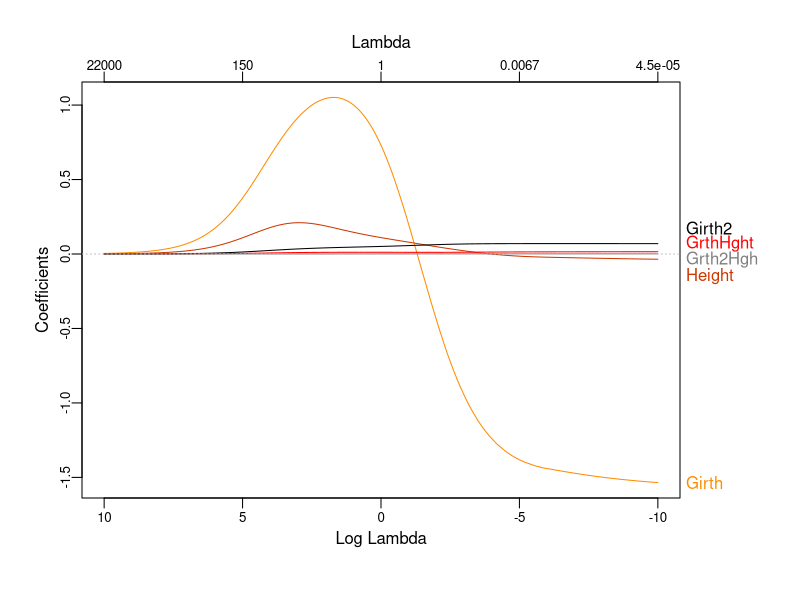
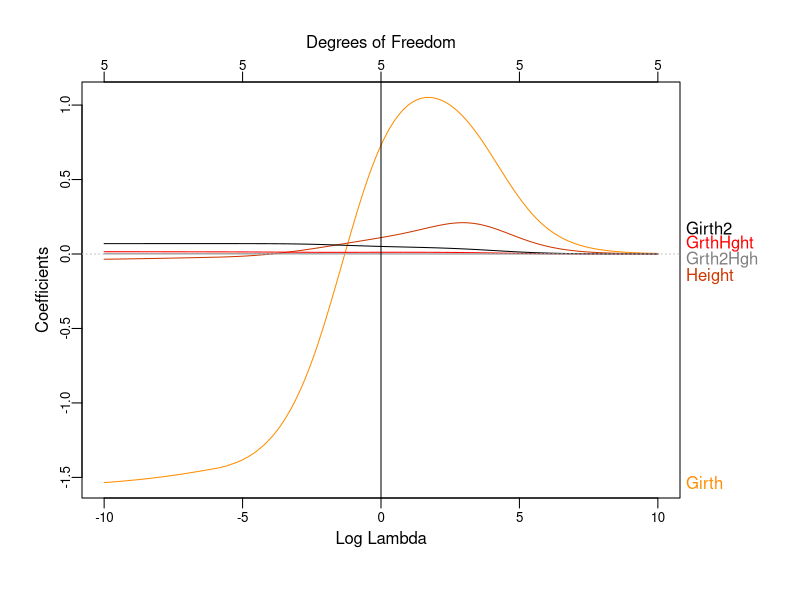
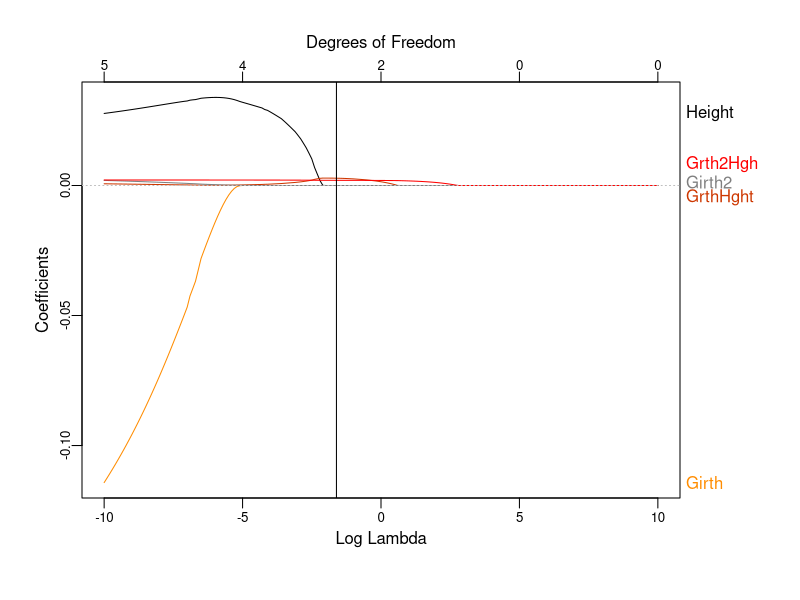
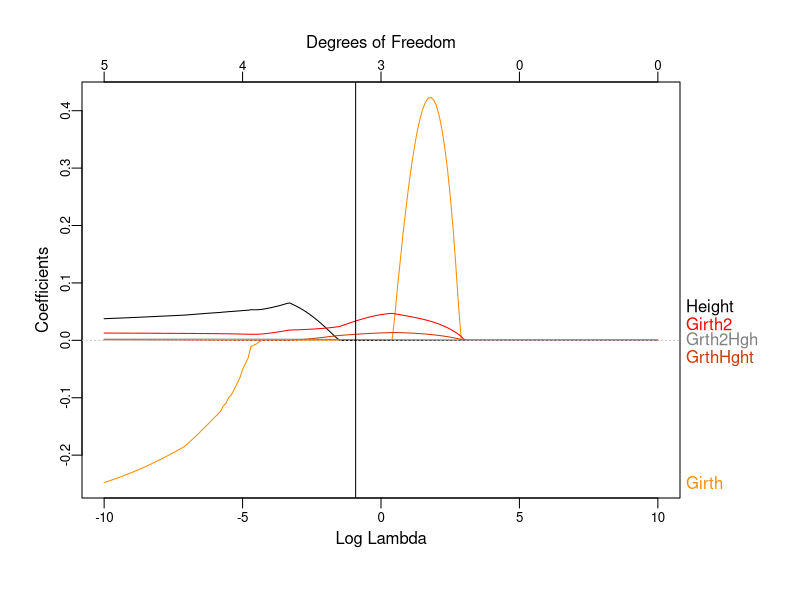
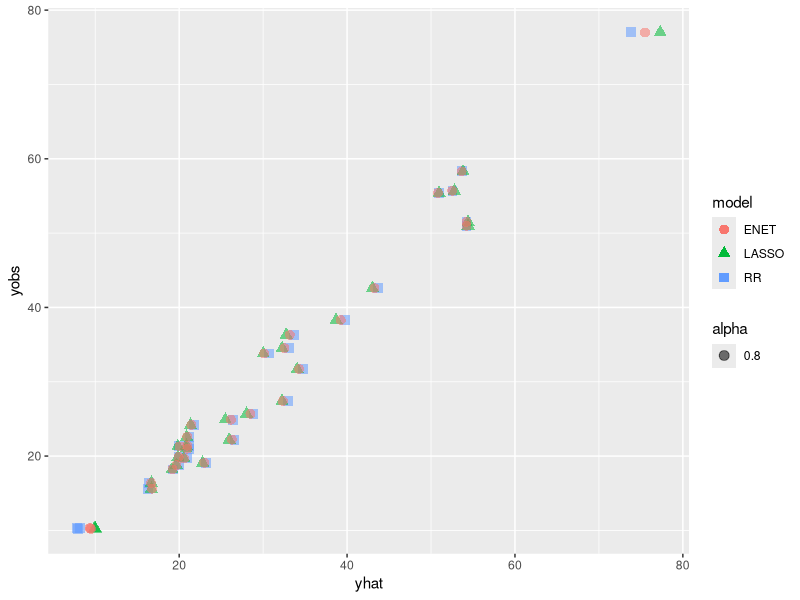

Here is the R script that generated these plots, in order:
############# libraries used ############
# for methods
library(glmnet)  #help(glmnet)
# for assumption-checking 
# for data organization
library(dplyr)
# for visuals
library(plotmo)
library(ggplot2)

############# Review data #############
#make data frame from original data set
data(trees)
#View(trees)
names(trees)

#define a new dataframe with the variables we want, response at the beginning
TreesTransformed = trees[,c(3,1,2)]  
names(TreesTransformed)

# add (using mutate) additional variables to reflect physical characteristics
TreesTransformed <- TreesTransformed %>% 
  mutate(GirthHeight=trees$Girth*trees$Height,
         Girth2=trees$Girth^2,
         Girth2Height=trees$Girth^2*trees$Height)

# predictor matrix and response
x = model.matrix(Volume~.,data=TreesTransformed)[,-1]
y = TreesTransformed$Volume
n = dim(x)[1]
p = dim(x)[2]


############# Model fitting #############
# fit multiple regression using all predictors
REGfit = lm(y~x)  
summary(REGfit)  

# fit penalized regression using all predictors for many different lambda values
lambdalist = exp((-100:100)/10)  

# fit ridge regression - use alpha = 0
RRfit = glmnet(x, y, alpha = 0,lambda=lambdalist)
plot_glmnet(RRfit)
plot_glmnet(RRfit,xvar = "lambda")  # display the x-scale for lambda in increasing order
RRlambdaused = 1; abline(v=log(RRlambdaused)) # so log(RRlambdaused) = 0
RRcoef = coef(RRfit,s=RRlambdaused); RRcoef

# fit LASSO - use alpha = 1
LASSOfit = glmnet(x, y, alpha = 1,lambda=lambdalist)
plot_glmnet(LASSOfit,xvar = "lambda")
LASSOlambdaused = 0.2; abline(v=log(LASSOlambdaused))
LASSOcoef = coef(LASSOfit,s=LASSOlambdaused); LASSOcoef

# fit ENET - use alpha between 0 to 1
ENETfit = glmnet(x, y, alpha = 0.75,lambda=lambdalist)
plot_glmnet(ENETfit,xvar = "lambda")
ENETlambdaused = 0.4; abline(v=log(ENETlambdaused))
ENETcoef = coef(ENETfit,s=ENETlambdaused); ENETcoef

# compare true (observed) y values to predicted values
RRyhat = predict(RRfit,newx=x,s=RRlambdaused)
LASSOyhat = predict(LASSOfit,newx=x,s=LASSOlambdaused)
ENETyhat = predict(ENETfit,newx=x,s=ENETlambdaused)
obs.pred = data.frame(yobs = rep(y,3), 
                      yhat = c(RRyhat,LASSOyhat,ENETyhat),
                      model = c(rep("RR",n),rep("LASSO",n),rep("ENET",n))
                      )
ggplot(obs.pred, aes(x=yhat, y=yobs, color=model,shape=model,alpha=0.8)) + 
  geom_point(size=3) 

# compare coefficients
allcoef = data.frame(RRcoef=round(RRcoef[,1],6),
                     LASSOcoef=round(LASSOcoef[,1],6),
                     ENETcoef=round(ENETcoef[,1],6))
allcoef
